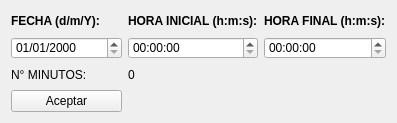
<?xml version="1.0" encoding="UTF-8"?>
<ui version="4.0">
 <class>Form</class>
 <widget class="QWidget" name="Form">
  <property name="geometry">
   <rect>
    <x>0</x>
    <y>0</y>
    <width>397</width>
    <height>123</height>
   </rect>
  </property>
  <property name="windowTitle">
   <string>Form</string>
  </property>
  <property name="styleSheet">
   <string notr="true">QFrame {
    border: none;
    outline: none;
}
</string>
  </property>
  <layout class="QVBoxLayout" name="verticalLayout">
   <item>
    <layout class="QGridLayout" name="gridLayout">
     <item row="0" column="0">
      <widget class="QLabel" name="label_2">
       <property name="font">
        <font>
         <weight>75</weight>
         <bold>true</bold>
        </font>
       </property>
       <property name="text">
        <string>FECHA (d/m/Y):</string>
       </property>
      </widget>
     </item>
     <item row="0" column="1">
      <widget class="QLabel" name="label_3">
       <property name="font">
        <font>
         <weight>75</weight>
         <bold>true</bold>
        </font>
       </property>
       <property name="text">
        <string>HORA INICIAL (h:m:s):</string>
       </property>
      </widget>
     </item>
     <item row="0" column="2">
      <widget class="QLabel" name="label_4">
       <property name="font">
        <font>
         <weight>75</weight>
         <bold>true</bold>
        </font>
       </property>
       <property name="text">
        <string>HORA FINAL (h:m:s):</string>
       </property>
      </widget>
     </item>
     <item row="1" column="0">
      <widget class="QDateEdit" name="date_fecha">
       <property name="displayFormat">
        <string>dd/MM/yyyy</string>
       </property>
      </widget>
     </item>
     <item row="1" column="1">
      <widget class="QTimeEdit" name="time_inicio">
       <property name="displayFormat">
        <string>hh:mm:ss</string>
       </property>
      </widget>
     </item>
     <item row="1" column="2">
      <widget class="QTimeEdit" name="time_final">
       <property name="displayFormat">
        <string>hh:mm:ss</string>
       </property>
      </widget>
     </item>
     <item row="2" column="0">
      <widget class="QLabel" name="label">
       <property name="text">
        <string>N° MINUTOS:</string>
       </property>
      </widget>
     </item>
     <item row="2" column="1" colspan="2">
      <widget class="QLabel" name="label_numerohoras">
       <property name="text">
        <string>0</string>
       </property>
      </widget>
     </item>
     <item row="3" column="0">
      <widget class="QPushButton" name="btn_aceptar">
       <property name="text">
        <string>Aceptar</string>
       </property>
      </widget>
     </item>
    </layout>
   </item>
  </layout>
 </widget>
 <resources/>
 <connections/>
</ui>
